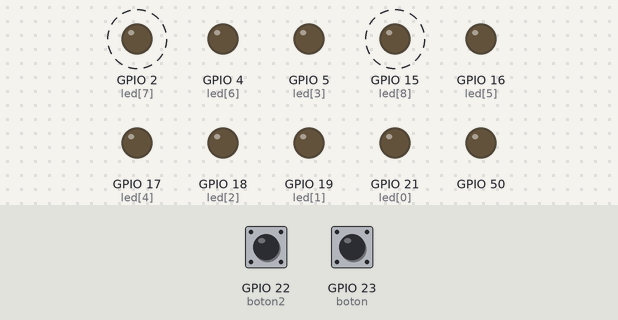
A sketch run on a simulated ESP32. Shown: output pins drawn as LEDs (lit = HIGH). Dashed ring = blinking. The inputs (shaded band) are chosen by the test bench; at power-on: GPIO 23 (boton) HIGH, GPIO 22 (boton2) HIGH.

Above: at 1.2 s.
1.3 s: GPIO 23 (boton) pulled LOW for 0.15 s
At 1.55 s:
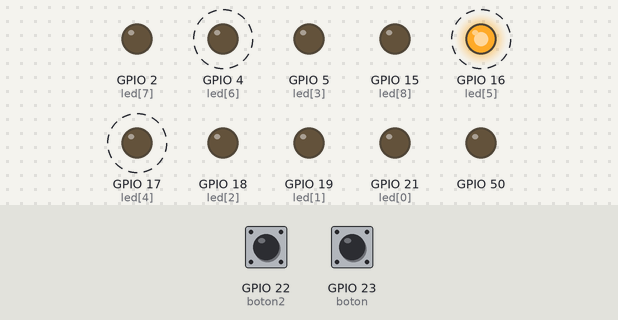
4.3 s: GPIO 22 (boton2) pulled LOW for 0.15 s
At 5.35 s:
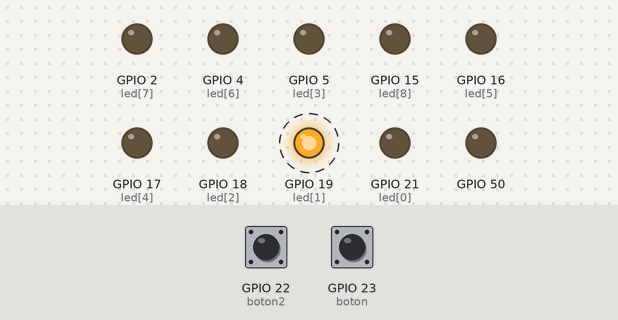
7.3 s: GPIO 23 (boton) pulled LOW for 1 s
At 7.77 s:
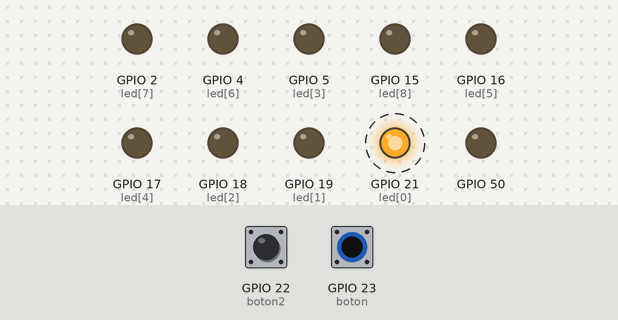
10.3 s: GPIO 23 (boton) pulled LOW for 3.2 s
At 12.7 s:
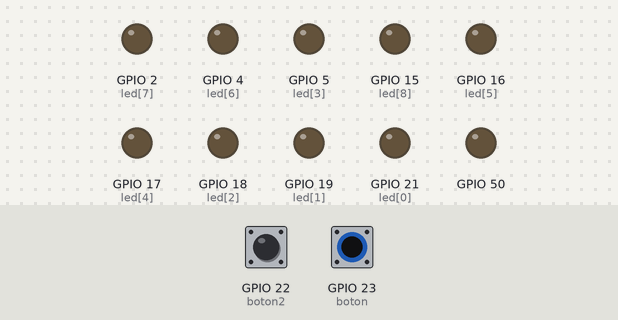
Timing chart, 0 to 16.0 s (numbered marks = the images above; inputs shaded):
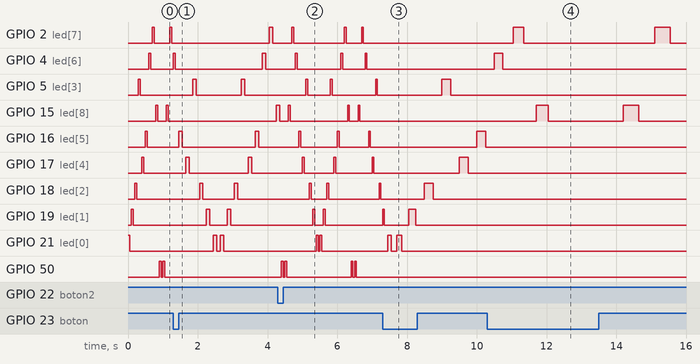

The sketch:

AutoFantastico2.ino
```cpp
int boton = 23;
int boton2 = 22;
int numeroLeds = 9;
int led[9] = {21,19,18,5,17,16,4,2,15}; //Vector
int tiempo = 50; //tiempo de 50 mili segundos

void leerboton(){
  int leer1 = digitalRead(boton);//hacer mas lento el parpadeo
  if(leer1 ==0){
    tiempo += 50;
  }
  int leer2 = digitalRead(boton2);//hacer parpdeo mas rapido
  if(leer2 ==0){
    tiempo -= 50;
    if (tiempo <50){//evitar que tiempo valga 0 o menor a cero
      tiempo = 50;
    }
  }
}

void setup() {
  // put your setup code here, to run once:
  for(int i=0; i<= numeroLeds; i++){
    pinMode(led[i],OUTPUT);
  }
  pinMode(boton,INPUT);
  pinMode(boton2,INPUT);
}

void loop() {
  // put your main code here, to run repeatedly:
  for(int i=0; i<= numeroLeds; i++){
    digitalWrite(led[i],HIGH);
    delay(tiempo);
    leerboton();
    digitalWrite(led[i],LOW);
    delay(tiempo);
  }
  for(int i=9; i>= 0; i--){
    digitalWrite(led[i],HIGH);
    delay(tiempo);
    leerboton();
    digitalWrite(led[i],LOW);
    delay(tiempo);
  }
}
```

Measured:
- after the input at 1.3 s, GPIO 50: stops changing and stays LOW
- after the input at 4.3 s, GPIO 19 (led[1]): alternates HIGH for 0.05 s and LOW for 0.25 s, 4 changes in all, then stays LOW, starting after 1.0 s; GPIO 21 (led[0]): alternates HIGH for 0.05 s and LOW for 0.05 s, 4 changes in all, then stays LOW, starting after 1.1 s
- after the input at 7.3 s, GPIO 2 (led[7]), GPIO 4 (led[6]), GPIO 15 (led[8]), GPIO 50: stops changing and stays LOW
- after the input at 10.3 s, GPIO 4 (led[6]): goes on until 10.8 s, then stays LOW; GPIO 5 (led[3]): stays LOW (without the input it goes to HIGH after 5.2 s); GPIO 16 (led[5]): stays LOW (without the input it goes to HIGH after 4.2 s); GPIO 17 (led[4]): stays LOW (without the input it goes to HIGH after 4.7 s)
- by itself, GPIO 19 (led[1]): alternates HIGH for 0.10 s and LOW for 0.50 s, 4 changes in all, then stays LOW
- by itself, GPIO 21 (led[0]): alternates HIGH for 0.10 s and LOW for 0.10 s, 4 changes in all, then stays LOW
- by itself, GPIO 50: alternates HIGH for 0.05 s and LOW for 0.05 s
